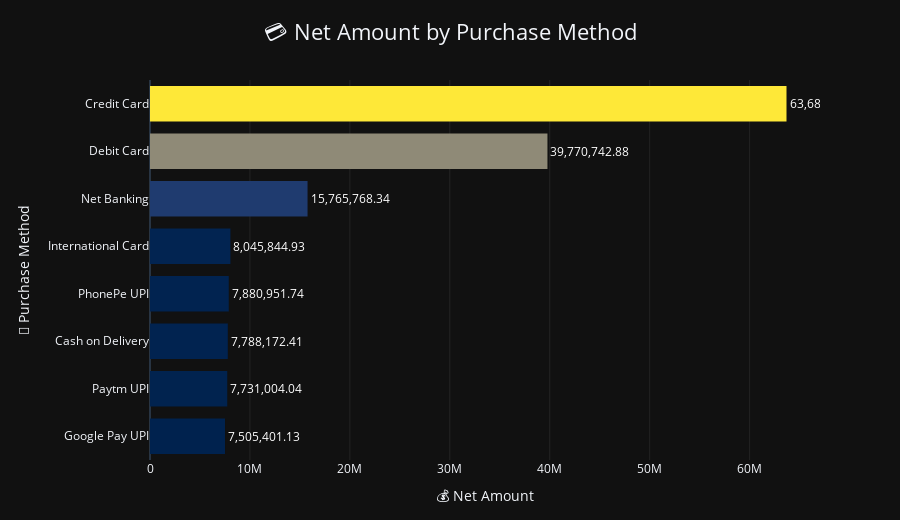

The notebook cell saved with this chart:
### Code cell
import plotly.graph_objects as go

fig = go.Figure()

fig.add_trace(
    go.Bar(
        y=purchase_method_net_amount.index,
        x=purchase_method_net_amount["net_amount"],
        orientation="h",
        marker=dict(
            color=purchase_method_net_amount["net_amount"],
            colorscale="Cividis",
            line=dict(width=0),
        ),
        text=purchase_method_net_amount["net_amount"],
        texttemplate="%{text:,.2f}",   
        textposition="outside",
        textfont=dict(
            size=12,
            color="white"
        ),
        hovertemplate=(
            "Purchase Method: %{y}<br>"
            "Net Amount: %{x:,.2f}<extra></extra>"
        ),
    )
)

fig.update_layout(
    template="plotly_dark",
    title=dict(
        text="💳 Net Amount by Purchase Method",
        x=0.5,
        font=dict(size=22)
    ),
    xaxis=dict(
        title="💰 Net Amount",
        showgrid=True,
        gridcolor="rgba(255,255,255,0.08)",
    ),
    yaxis=dict(
        title="🛒 Purchase Method",
        showgrid=False,
    ),
    bargap=0.25,
    height=520,
    margin=dict(l=150, r=80, t=80, b=60),
    showlegend=False,
)

fig.show()

### Figure 1 — Plotly figure (JSON) as saved in the notebook; plotly's stock layout.template omitted (floating-point values rounded to 4 significant figures)
{"data": [{"hovertemplate": "Purchase Method: %{y}<br>Net Amount: %{x:,.2f}<extra></extra>", "marker": {"color": [7505000.0, 7731000.0, 7788000.0, 7881000.0, 8046000.0, 15770000.0, 39770000.0, 63690000.0], "colorscale": [[0, "#00224e"], [0.1111, "#123570"], [0.2222, "#3b496c"], [0.3333, "#575d6d"], [0.4444, "#707173"], [0.5556, "#8a8678"], [0.6667, "#a59c74"], [0.7778, "#c3b369"], [0.8889, "#e1cc55"], [1, "#fee838"]], "line": {"width": 0}}, "orientation": "h", "text": [7505000.0, 7731000.0, 7788000.0, 7881000.0, 8046000.0, 15770000.0, 39770000.0, 63690000.0], "textfont": {"color": "white", "size": 12}, "textposition": "outside", "texttemplate": "%{text:,.2f}", "type": "bar", "x": [7505000.0, 7731000.0, 7788000.0, 7881000.0, 8046000.0, 15770000.0, 39770000.0, 63690000.0], "y": ["Google Pay UPI", "Paytm UPI", "Cash on Delivery", "PhonePe UPI", "International Card", "Net Banking", "Debit Card", "Credit Card"]}], "layout": {"bargap": 0.25, "height": 520, "margin": {"b": 60, "l": 150, "r": 80, "t": 80}, "showlegend": false, "title": {"font": {"size": 22}, "text": "💳 Net Amount by Purchase Method", "x": 0.5}, "xaxis": {"gridcolor": "rgba(255,255,255,0.08)", "showgrid": true, "title": {"text": "💰 Net Amount"}}, "yaxis": {"showgrid": false, "title": {"text": "🛒 Purchase Method"}}}}
